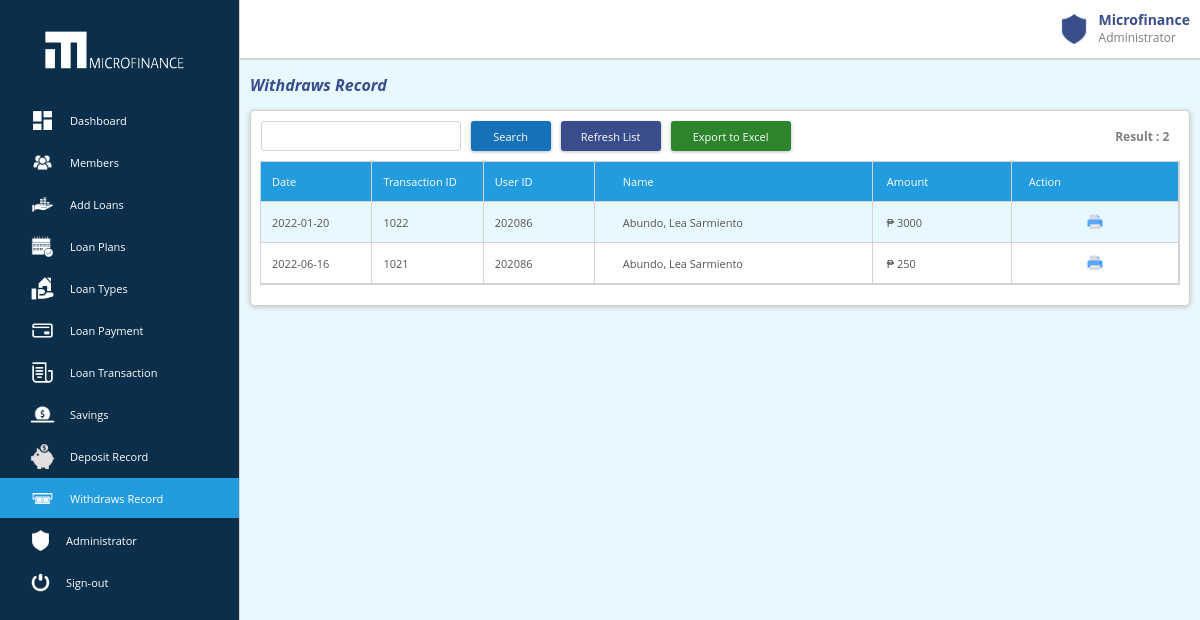
Page /withdraw_record.php (signed in) on the committed database.
### tables this page shows
CREATE TABLE `withdraw` (
  `id` int(255) NOT NULL,
  `userid` varchar(255) NOT NULL,
  `lastname` varchar(255) NOT NULL,
  `firstname` varchar(255) NOT NULL,
  `middlename` varchar(255) NOT NULL,
  `dateofbirth` varchar(255) NOT NULL,
  `age` varchar(255) NOT NULL,
  `gender` varchar(255) NOT NULL,
  `barangay` varchar(255) NOT NULL,
  `municipality` varchar(255) NOT NULL,
  `province` varchar(255) NOT NULL,
  `email` varchar(255) NOT NULL,
  `contact` varchar(255) NOT NULL,
  `savings` varchar(255) NOT NULL,
  `withdrawdate` varchar(255) NOT NULL,
  `withdrawamount` varchar(255) NOT NULL
);

### withdraw_record.php (the view, shortened to what this page needs)
<?php
        $conn = connection();
        $sql = "SELECT * FROM withdraw order by id desc";
        $result = $conn->query($sql) or die ($conn->error);
        $row = $result->fetch_assoc();
 ?>
<!DOCTYPE html>
<html>
<head>
	<link rel="stylesheet" type="text/css" href="asset/css/style.css">
</head>
<body>
	<div class="leftdiv" id="leftdiv">
		<div class="logo">
			<img id="menuimg" src="asset/icons/microfinance.PNG" width="65%" height="100%">
		</div>
		<div class="btn" id="btn">
			<a href="dashboard.php" style="display :<?php echo $_SESSION['financemanager'];?>;">
					<img id="menuimg" src="asset/icons/4136060.PNG" width="25" height="25">
					<label>Dashboard</label>
			</a>
			<a href="members.php" style="display :<?php echo $_SESSION['financemanager'];?>;">
					<img id="menuimg" src="asset/icons/1989232.PNG" width="25" height="25">
					<label>Members</label>
			</a>
			<a href="loans.php" style="display :<?php echo $_SESSION['financemanager'];?>;">
					<img id="menuimg" src="asset/icons/2043684.PNG" width="25" height="25">
					<label>Add Loans</label>
			</a>
			<a href="loan_plans.php" style="display :<?php echo $_SESSION['financemanager'];?>;">
					<img id="menuimg" src="asset/icons/4779371.PNG" width="25" height="25">
					<label>Loan Plans</label>
			</a>
			<a href="loan_types.php" style="display :<?php echo $_SESSION['financemanager'];?>;">
					<img id="menuimg" src="asset/icons/4556485.PNG" width="25" height="25">
					<label>Loan Types</label>
			</a>
			<a href="loan_payment.php" style="display :<?php echo $_SESSION['financemanager'];?>;">
					<img id="menuimg" src="asset/icons/4836525.PNG" width="25" height="25">
					<label>Loan Payment</label>
			</a>
			<a href="loan_transaction.php" style="display :<?php echo $_SESSION['financemanager'];?>;">
					<img id="menuimg" src="asset/icons/4836503.PNG" width="25" height="25">
					<label>Loan Transaction</label>
			</a>
			<a href="savings.php">
					<img id="menuimg" src="asset/icons/7634045.PNG" width="25" height="25">
					<label>Savings</label>
			</a>
			<a href="deposit_record.php">
					<img id="menuimg" src="asset/icons/4641433.PNG" width="25" height="25">
					<label>Deposit Record</label>
			</a>
			<a href="withdraw_record.php" style="background-color: #239cdf;">
					<img id="menuimg" src="asset/icons/4265284.PNG" width="25" height="25">
					<label>Withdraws Record</label>
			</a>
			<a href="administrator.php" style="display :<?php echo $_SESSION['financemanager'];?>;">
					<img id="menuimg" src="asset/icons/4641420.PNG" width="21" height="21">
					<label>Administrator</label>
			</a>
			<a id="dashboardlogout2">
					<img id="menuimg" src="asset/icons/2010497.PNG" width="21" height="21">
					<label>Sign-out</label>
			</a>
		</div>
	</div>
	<div class="rightdiv" id="rightdiv">
		<div class="header">
			<div class="admin">
				<div class="adminimg">
					<img id="imgadmin" src="asset/icons/4641420.PNG" width="30" height="30">
				</div>
				<div class="myadminlabel">
				<div class="myadmin">
					<label id="adminname">
						<?php echo $_SESSION["lname"];?> <?php echo $_SESSION["fname"];?>
					</label>
				</div>
				<div class="myadmin">
					<label id="adminlabel1"><?php echo $_SESSION["position"];?> </label>
				</div>
				</div>
			</div>
		</div>
		<div class="header1">
			<label>Withdraws Record</label>
		</div>
		<div class="tablebody">
		<div class="search-add" id="search-add-refreshbtn">
			<div class="refresh-add" id="refresh-add">
			<form method="GET" action="withdraw_record.php" autocomplete="off">
				<input type="text" name="search" value="<?php echo $_GET['search'];?>" required>
				<button type="submit">Search</button>
			</form>
			</div>
			<div class="" id="refresh-add">
				<a href="withdraw_record.php" id="refresh"><label>Refresh List</label></a>
				<form method="GET" action="export_withdraw_record.php" id="export">
					<button type="submit" id="export_button">Export to Excel</button>
				</form>
			</div>
			<?php
						$host =  "localhost";
				        $username ="root";
				        $password ="";
				        $db = "microfinance1";
				        $conn =  new mysqli($host, $username, $password, $db);
				        	 $search = $_GET['search'];
				        	 $blank = "";
				        	 if($search == $blank){
							$members = "SELECT * FROM withdraw";
							$members_run = mysqli_query($conn, $members);
							if($total = mysqli_num_rows($members_run))
							{
								echo '<label id="label11">Result : '.$total.'</label>';
							}else{
								echo '<label id="label11">Result : 0</label>';
							}
						}
					?>
		</div>
		<div class="tablebody1" id="tablebody11">
		<div class="table" id="table1">
			<div class="tableheader">
				<div class="tablename" id="tablename" style="width: 20%;" >
					<label>Date</label >
				</div>
				<div class="tablename" id="tablename" style="width: 20%;" >
					<label>Transaction ID</label >
				</div>
				<div class="tablename" id="tablename" style="width: 20%;" >
					<label>User ID</label >
				</div>
				<div class="tablename" id="tablename" style="width: 50%;" >
					<label>Name</label >
				</div>
				<div class="tablename" id="tablename" style="width: 25%;" >
					<label>Amount</label >
				</div>
				<div class="tablename" id="tablename" style="width: 30%;" >
					<label>Action</label >
				</div>
			</div>
			 <?php do{ ?>
			<div class="list">
					<div class="tablename" id="tablename" style="width: 20%;">
						<div class="tablelist">
							<label id="label"><?php echo $row['withdrawdate']; ?></label>
						</div>
					</div>
					<div class="tablename" id="tablename" style="width: 20%;">
						<div class="tablelist">
							<label id="label"><?php echo $row['id']; ?></label>
						</div>
					</div>
					<div class="tablename" id="tablename" style="width: 20%;">
						<div class="tablelist">
							<label id="label"><?php echo $row['userid']; ?></label>
						</div>
					</div>
					<div class="tablename" id="tablename" style="width: 50%;">
						<div class="tablelist">
							<label id="label"><?php echo $row['lastname']; ?>, <?php echo $row['firstname']; ?> <?php echo $row['middlename']; ?></label>
						</div>
					</div>
					<div class="tablename" id="tablename" style="width: 25%;">
						<div class="tablelist">
							<label id="label">₱ <?php echo $row['withdrawamount']; ?></label>
						</div>
					</div>
					<div class="tablename" id="tablename" style="width: 30%;">
						<form>
           					<a  href="withdraw_record_print.php?id=<?php echo $row['id'];?>" target="_blank" name=""><img src="asset/icons/6285148.PNG" width="30" height="20"></a>
           				</form>
					</div>
			</div>
			<?php }while ($row = $result->fetch_assoc()) ?>
		</div>
	</div>
	</div>
</div>
</body>
</html>

### withdraw_record.php (style rules this page uses)
#label11 { margin: auto; margin-right: 20px; font-size: 12px; font-weight: bold; color: gray; }
#table1 { display: flex; }
.table .tableheader { position: static; top: 0; }
.rightdiv .table .list { display: flex; flex-direction: row; height: auto; width: 100%; }
.table .list .tablename { height: auto; display: flex; flex-direction: column; }
.table .list .tablename .tablelist { padding: 0; width: 100%; margin: auto; display: flex; flex-direction: row; }
.table .list .tablename .tablelist label,.tableheader .tablename label { margin: auto; margin-left: 10%; font-size: 11px; text-transform: capitalize; }
.rightdiv .table .list .tablename form { display: flex; margin: auto; height: auto; width: auto; gap: 30px; }
.rightdiv .table .list .tablename form a { display: flex; margin: auto; border: none; }
.rightdiv .table .list .tablename form a img { display: flex; margin: auto; width: 20px; }

### rows in the picture
withdraw: withdrawdate "2022-01-20", id "1022", userid "202086", lastname "Abundo", firstname "Lea", middlename "Sarmiento", withdrawamount "3000"
withdraw: withdrawdate "2022-06-16", id "1021", userid "202086", lastname "Abundo", firstname "Lea", middlename "Sarmiento", withdrawamount "250"

### other values in the picture
$_SESSION["lname"] "Microfinance"
$_SESSION["position"] "Administrator"
$total "2"
